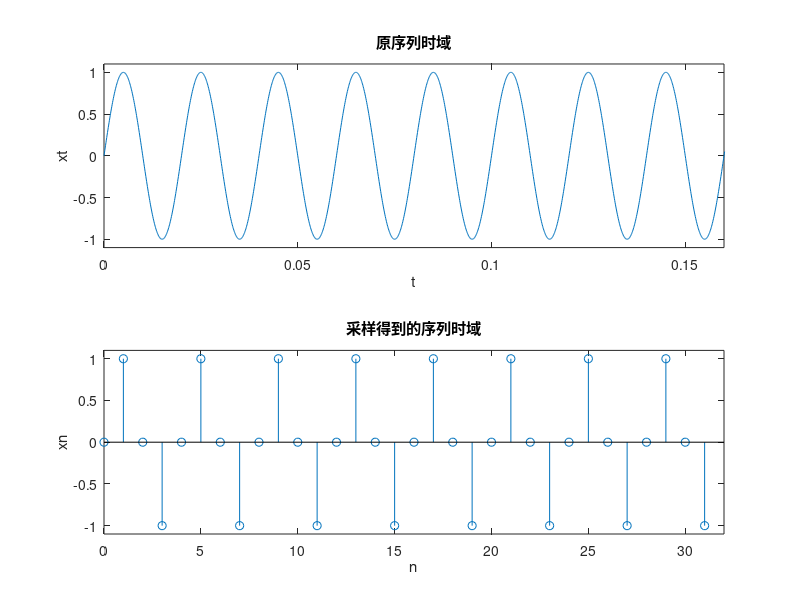
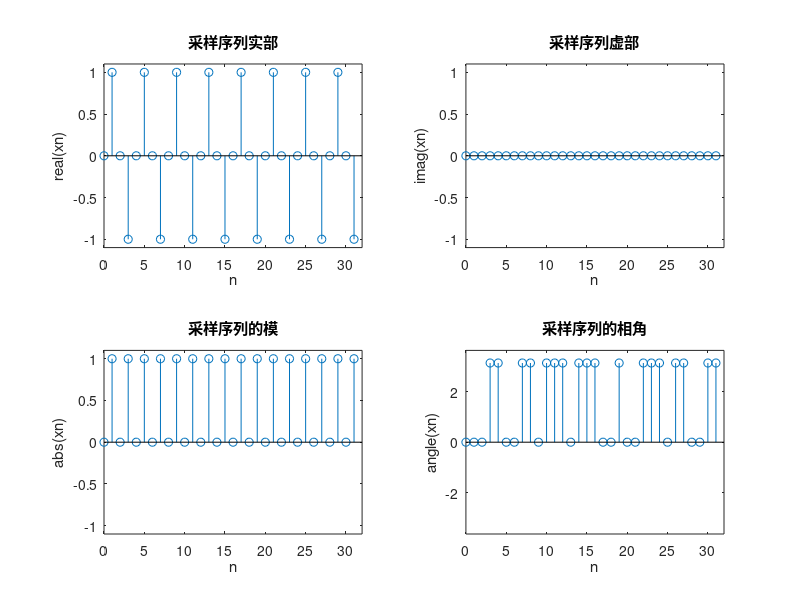
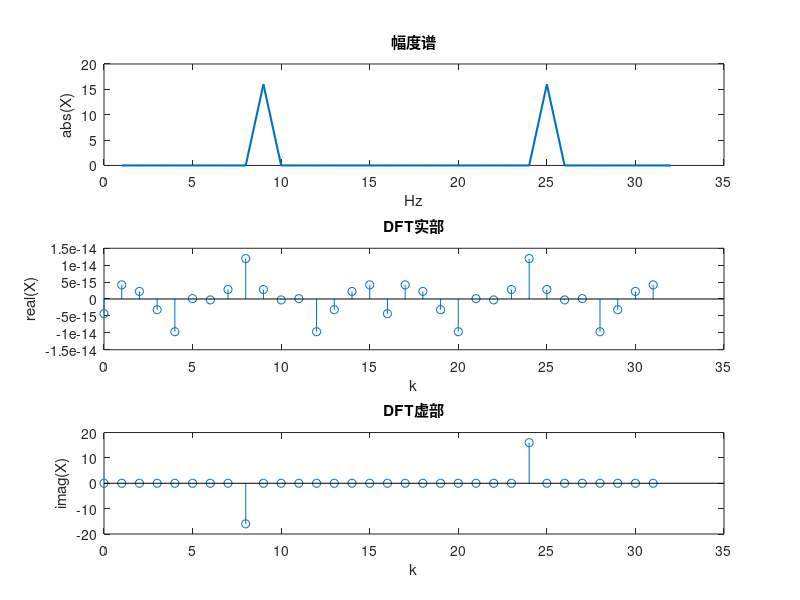

MATLAB code for these plots, in order:
clc;
clear;
T=0.005;%抽样间隔T
length=32; %抽样个数N
n=0:length-1;
t=0:0.0001:31;

%原序列和频谱
xn=sin(2*pi*50*n*T);
xt=sin(2*pi*50*t);

X=fft(xn,length);%计算DFT

%图一（原序列和频谱）
figure(1);
subplot(2,1,1);
plot(t,xt);
xlabel('t');ylabel('xt');title('原序列时域');
axis([0,0.16,-1.1,1.1]);

subplot(2,1,2);
stem(n,xn);
xlabel('n');ylabel('xn');title('采样得到的序列时域');
axis([0,length,-1.1,1.1]);

%图二（采样序列的实部、虚部、模、相角）
figure(2);
subplot(2,2,1);
stem(n,real(xn));
xlabel('n');ylabel('real(xn)');title('采样序列实部');
axis([0,length,-1.1,1.1]);

subplot(2,2,2);
stem(n,imag(xn));
xlabel('n');ylabel('imag(xn)');title('采样序列虚部');
axis([0,length,-1.1,1.1]);

subplot(2,2,3);
stem(n,abs(xn));
xlabel('n');ylabel('abs(xn)');title('采样序列的模');
axis([0,length,-1.1,1.1]);

subplot(2,2,4);
stem(n,angle(xn));
xlabel('n');ylabel('angle(xn)');title('采样序列的相角');
axis([0,length,-(pi+0.5),pi+0.5]);

%图三（DFT的幅度、实部和虚部）
figure(3);
subplot(3,1,1);
plot(abs(X), 'linewidth', 1.5);
xlabel('Hz');ylabel('abs(X)');title('幅度谱');

subplot(3,1,2);
stem(n,real(X));
xlabel('k');ylabel('real(X)');title('DFT实部');

subplot(3,1,3);
stem(n,imag(X));
xlabel('k');ylabel('imag(X)');title('DFT虚部');